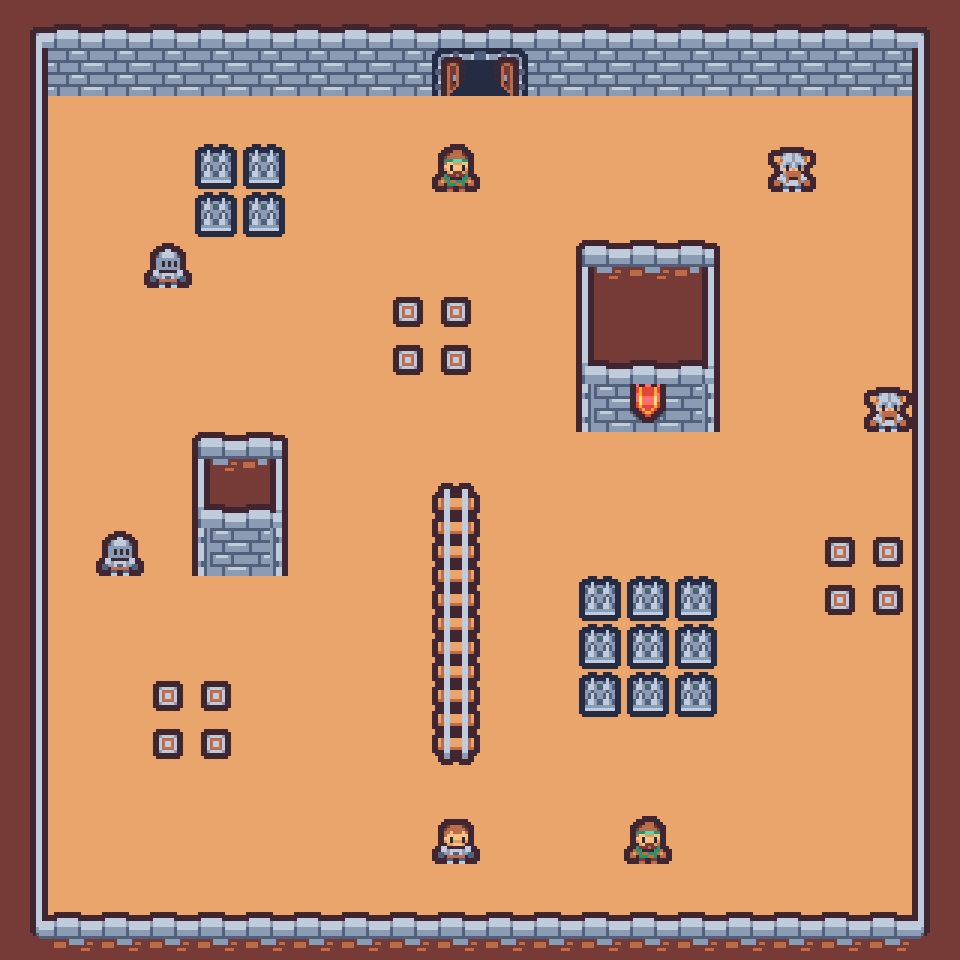

Tiled map render using the project's own tile images. Description and the map definition, with tile-layer contents summarised, below:
An orthogonal 20x20 tile map with 48x48 px tiles, 10 tile layers (Ground, Walls, Finish, Start, ...), 1 hidden layer not drawn.

<map version="1.10" tiledversion="1.11.2" orientation="orthogonal" renderorder="right-down" width="20" height="20" tilewidth="48" tileheight="48" infinite="0" nextlayerid="12" nextobjectid="1">
 <tileset firstgid="1" name="tilemap" tilewidth="48" tileheight="48" spacing="3" tilecount="132" columns="12">
  <image source="tilemap.png" width="609" height="558" />
 </tileset>
 <layer id="1" name="Ground" width="20" height="20">
  <data>[400 cells, 400 non-empty, 1 distinct tile ids]</data>
 </layer>
 <layer id="2" name="Walls" width="20" height="20">
  <data>[400 cells, 110 non-empty, 17 distinct tile ids]</data>
 </layer>
 <layer id="3" name="Collision" width="20" height="20" visible="0">
  <data>[400 cells, 92 non-empty, 1 distinct tile ids]</data>
 </layer>
 <layer id="4" name="Finish" width="20" height="20">
  <data>[400 cells, 2 non-empty, 2 distinct tile ids]</data>
 </layer>
 <layer id="5" name="Start" width="20" height="20">
  <data>[400 cells, 1 non-empty, 1 distinct tile ids]</data>
 </layer>
 <layer id="6" name="Warrior" width="20" height="20">
  <data>[400 cells, 2 non-empty, 1 distinct tile ids]</data>
 </layer>
 <layer id="7" name="Archer" width="20" height="20">
  <data>[400 cells, 2 non-empty, 1 distinct tile ids]</data>
 </layer>
 <layer id="8" name="Barbarian" width="20" height="20">
  <data>[400 cells, 2 non-empty, 1 distinct tile ids]</data>
 </layer>
 <layer id="9" name="Spikes" width="20" height="20">
  <data>[400 cells, 13 non-empty, 1 distinct tile ids]</data>
 </layer>
 <layer id="10" name="Medals" width="20" height="20">
  <data>[400 cells, 12 non-empty, 1 distinct tile ids]</data>
 </layer>
 <layer id="11" name="Decorations" width="20" height="20">
  <data>[400 cells, 6 non-empty, 3 distinct tile ids]</data>
 </layer>
</map>
